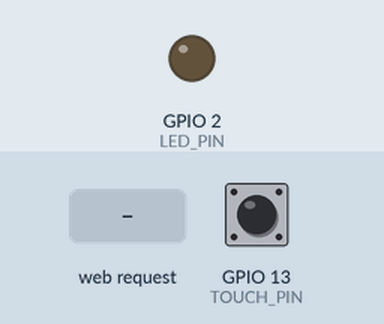
A sketch run on a simulated ESP32. Parts: output pins drawn as LEDs (lit = HIGH). Dashed ring = blinking. The inputs (shaded band) are chosen by the test bench; at power-on: GPIO 13 (TOUCH_PIN) HIGH. WiFi joins after 1.5 s; servers stay silent unless stated; what the sketch prints to the serial monitor is not drawn.

Above: at 2.7 s.
2.8 s: HTTP request GET /arm received
At 3.05 s:
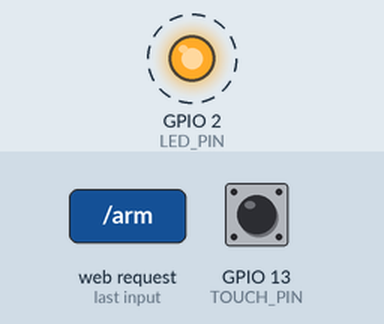
5.8 s: HTTP request GET /disarm received
At 5.8 s:
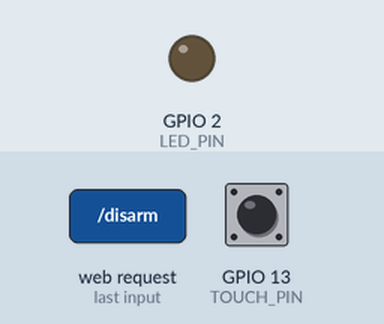
Timing chart, 0 to 8.8 s (numbered marks = the images above; inputs shaded):
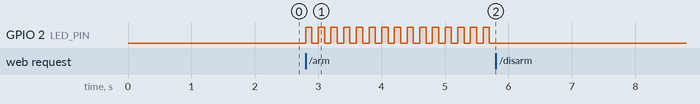

The sketch:

sketch_apr9a.ino
```cpp
#include <WiFi.h>
#include <WebServer.h>

// WiFi 信息（你自己的）
const char* ssid = "张小倍QAQ";
const char* password = "iu5201314";

#define TOUCH_GATE 600  // 触摸阈值
const int LED_PIN = 2;
const int TOUCH_PIN = 13;  // 触摸引脚

WebServer server(80);

bool isArmed = false;
bool isAlarming = false;

// 主页
void homePage() {
  String arm = isArmed ? "已布防" : "未布防";
  String alarm = isAlarming ? "报警中！" : "正常";

  String html = "<html><head><meta charset='UTF-8'></head><body style='text-align:center'>";
  html += "<h2>ESP32 安防报警</h2>";
  html += "<p>系统：" + arm + "</p>";
  html += "<p>报警：" + alarm + "</p>";
  html += "<p><a href='/arm'><button>布防</button></a></p>";
  html += "<p><a href='/disarm'><button>撤防</button></a></p>";
  html += "</body></html>";

  server.send(200, "text/html", html);
}

// 布防
void arm() {
  isArmed = true;
  isAlarming = false;
  server.sendHeader("Location","/");
  server.send(303);
}

// 撤防
void disarm() {
  isArmed = false;
  isAlarming = false;
  server.sendHeader("Location","/");
  server.send(303);
}

// ====== 新增：WiFi 连接函数 ======
void connectWiFi() {
  Serial.begin(115200);
  WiFi.begin(ssid, password);

  Serial.print("正在连接 WiFi: ");
  Serial.println(ssid);

  // 等待连接
  while (WiFi.status() != WL_CONNECTED) {
    delay(500);
    Serial.print(".");
  }

  // 连接成功
  Serial.println("");
  Serial.println("WiFi 连接成功！");
  Serial.print("IP 地址：");
  Serial.println(WiFi.localIP()); // 这里会打印出你要访问的网址
}

void setup() {
  connectWiFi(); // 先连上网
  pinMode(LED_PIN, OUTPUT);

  // 网页路由
  server.on("/", homePage);
  server.on("/arm", arm);
  server.on("/disarm", disarm);

  // 启动服务器
  server.begin();
  Serial.println("Web 服务器已启动");
}

void loop() {
  server.handleClient();

  // 读取触摸传感器
  int touchVal = touchRead(TOUCH_PIN);
  Serial.println(touchVal); // 可查看触摸值，方便调试

  // 布防状态下检测触摸
  if (isArmed && !isAlarming) {
    if (touchVal < TOUCH_GATE) {  // 触摸触发
      isAlarming = true;
    }
  }

  // 报警闪烁
  if (isAlarming) {
    digitalWrite(LED_PIN, millis() % 200 < 100);
  } else {
    digitalWrite(LED_PIN, LOW);
  }
}
```

Measured:
- after the input at 2.8 s, GPIO 2 (LED_PIN): alternates HIGH for 0.10 s and LOW for 0.10 s, starting at once
- after the input at 5.8 s, GPIO 2 (LED_PIN): stops changing and stays LOW
